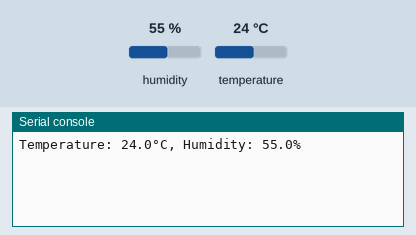
This program was run on a simulated MicroPython board. On the bench: the last lines printed to the serial console. Inputs (shaded band) come from the test bench; at power-on: humidity 55 %, temperature 24 °C.

Above: at 1.2 s.
1.3 s: humidity set to 22 %
At 3.4 s:
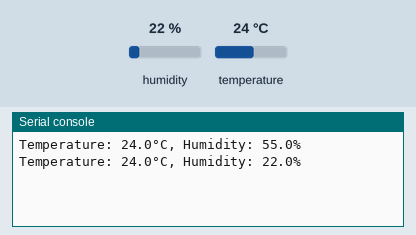
4.0 s: temperature set to 12 °C
At 4.5 s:
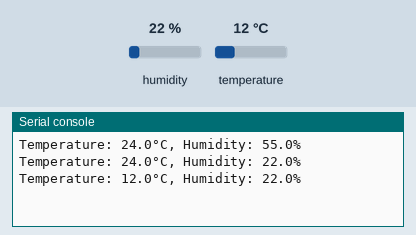
6.7 s: humidity set to 40 %
At 9.3 s:
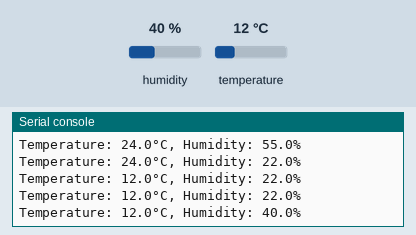
Timing chart, 0 to 10.8 s (numbered marks = the images above; inputs shaded):
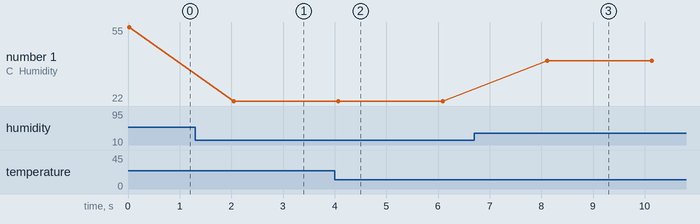

Measured:
- after the input at 1.3 s, the serial console: prints a new line after 0.75 s (image 1)
- after the input at 4.0 s, the serial console: prints a new line after 0.07 s (image 2)
- after the input at 6.7 s, the serial console: prints a new line after 1.4 s (image 3)
- plotted number 1: 55 → 22 after the input at 1.3 s, 22 → 40 after the input at 6.7 s

The program:

weather.py.py
```python
import dht
import utime
from machine import Pin

sensor = dht.DHT22(Pin(15))

while True:
    try:
        sensor.measure()
        temperature = sensor.temperature()
        humidity = sensor.humidity()
        print(f"Temperature: {temperature:.1f}°C, Humidity: {humidity:.1f}%")
    except OSError as e:
        print("Sensor read error:", e)
    utime.sleep(2)
```
